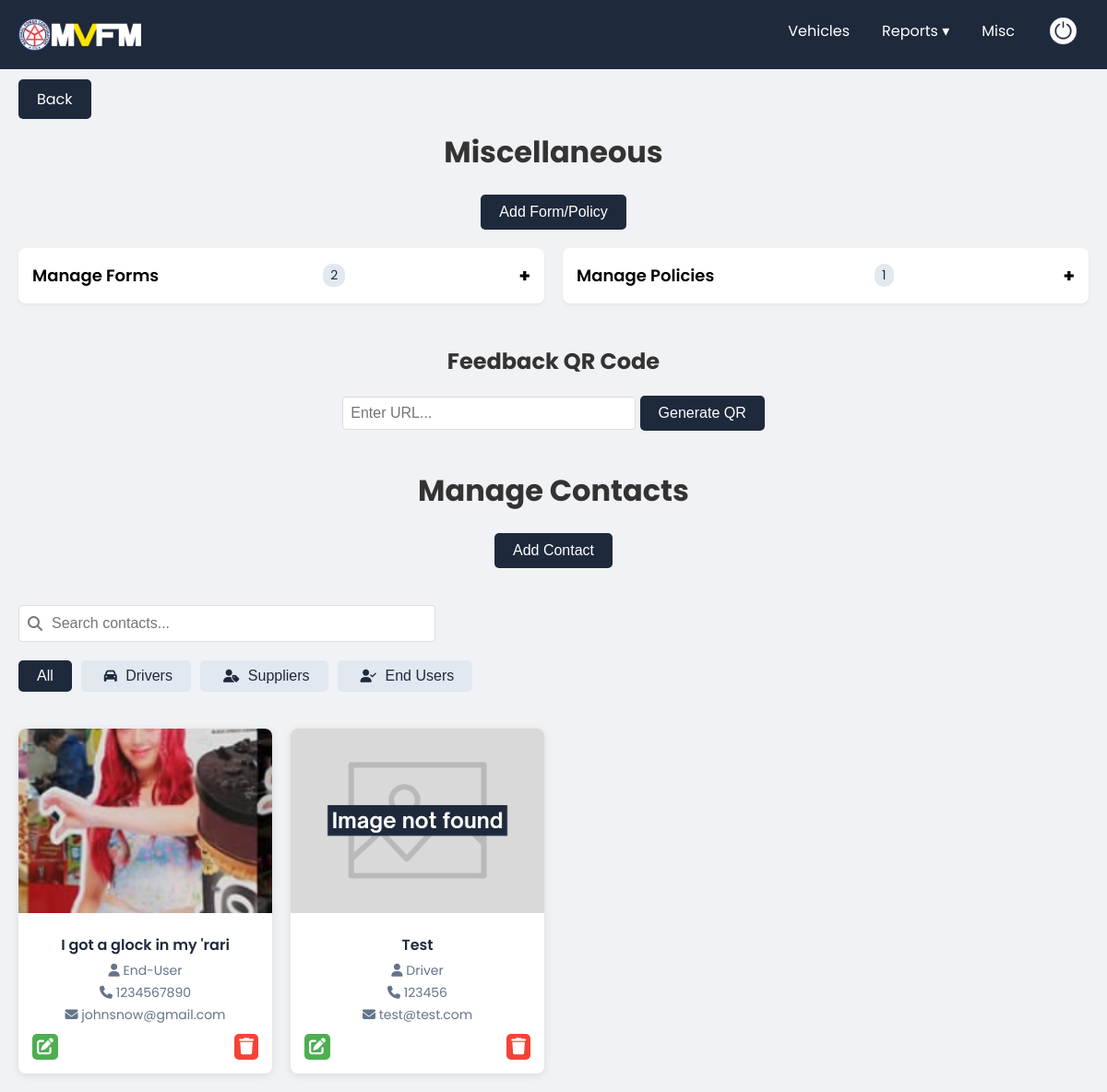
Screenshot of /misc.php (signed in) with the database file from the repository.
### tables this page shows
CREATE TABLE `contact` (
  `contact_id` int(65) NOT NULL,
  `name` varchar(255) NOT NULL,
  `image_url` varchar(255) NOT NULL,
  `contact_type` enum('Driver','Supplier','End-User') NOT NULL,
  `number` varchar(255) NOT NULL,
  `email` varchar(255) NOT NULL
);

### misc.php (the view, shortened to what this page needs)
<?php
require_once "db_connect.php";
$qr_url = isset($_SESSION['qr_url']) ? $_SESSION['qr_url'] : '';
$forms = $conn->query("SELECT * FROM forms WHERE form_type = 'form' ORDER BY form_name");
$policies = $conn->query("SELECT * FROM forms WHERE form_type = 'policy' ORDER BY form_name");
$contacts = $conn->query("SELECT * FROM contact ORDER BY name ASC");
?>
<!DOCTYPE html>
<html lang="en">
<head>
    <link href='https://unpkg.com/boxicons@2.1.4/css/boxicons.min.css' rel='stylesheet'>
    <link rel="stylesheet" href="https://cdnjs.cloudflare.com/ajax/libs/font-awesome/6.4.2/css/all.min.css">
</head>
<body>
    <nav class="navbar">
        <a href="dashboard.php">
            <img class="logo" src="logo simple.png" alt="Logo">
        </a>
        <ul class="nav-links">
            <li><a href="vehicles.php">Vehicles</a></li>
            <li class="dropdown">
                <a>Reports &#9662;</a>
            </li>
            <li><a href="misc.php">Misc</a></li>
            <li>
                <a href="?logout=true">
                    <img src="icons/logout.png" alt="Log out" style="width:35px; height:35px;">
                </a>
            </li>
        </ul>
    </nav>
    <div class="container">
        <div style="text-align: left;">
            <a class="button" href="dashboard.php">Back</a>
        </div>
        <h1>Miscellaneous</h1>
        <button class="button" onclick="openModal()">Add Form/Policy</button>
        <div style="display: flex; gap: 20px; flex-wrap: wrap;">
            <div class="collapsible-card" style="flex: 1; min-width: 300px;">
                <button type="button" class="collapsible" style="font-family: 'Poppins', sans-serif;">Manage Forms <span class="count-badge"><?php echo $forms->num_rows; ?></span></button>
            </div>
            <div class="collapsible-card" style="flex: 1; min-width: 300px;">
                <button type="button" class="collapsible" style="font-family: 'Poppins', sans-serif;">Manage Policies <span class="count-badge"><?php echo $policies->num_rows; ?></span></button>
            </div>
        </div>
        <h2>Feedback QR Code</h2>
        <form method="POST" style="margin-bottom: 20px;">
            <input type="text" name="qr_url" value="<?php echo htmlspecialchars($qr_url); ?>" placeholder="Enter URL..." required style="width: 300px; padding: 8px; border: 1px solid #ddd; border-radius: 4px; font-size: 16px;">
            <button type="submit" name="generate_qr" class="button">Generate QR</button>
        </form>
        <h1>Manage Contacts</h1>
        <button class="button" onclick="openContactModal()">Add Contact</button>
        <div class="search-filter-container">
            <div class="search-bar">
                <input type="text" id="contactSearch" placeholder="Search contacts..." onkeyup="filterContacts()">
                <i class="fas fa-search"></i>
            </div>
        </div>
        <div class="search-filter-container">
            <div class="filter-buttons">
                <button class="filter-btn active" onclick="filterByType('all')">All</button>
                <button class="filter-btn" onclick="filterByType('Driver')">
                    <i class="fas fa-car"></i> Drivers
                </button>
                <button class="filter-btn" onclick="filterByType('Supplier')">
                    <i class="fas fa-user-tag"></i> Suppliers
                </button>
                <button class="filter-btn" onclick="filterByType('End-User')">
                    <i class="fas fa-user-check"></i> End Users
                </button>
            </div>
        </div>
        <div class="contacts-grid">
            <?php if ($contacts->num_rows > 0): ?>
                <?php while ($contact = $contacts->fetch_assoc()): ?>
                    <div class="contact-card" data-name="<?php echo htmlspecialchars(strtolower($contact['name'])); ?>" data-type="<?php echo htmlspecialchars($contact['contact_type']); ?>">
                        <img src="<?php echo htmlspecialchars($contact['image_url']); ?>" alt="<?php echo htmlspecialchars($contact['name']); ?>" class="contact-photo" onerror="this.src='uploads/404.png'">
                        <div class="contact-info">
                            <div class="contact-name"><?php echo htmlspecialchars($contact['name']); ?></div>
                            <div class="contact-detail"><i class="fas fa-user"></i> <?php echo htmlspecialchars($contact['contact_type']); ?></div>
                            <div class="contact-detail"><i class="fas fa-phone"></i> <?php echo htmlspecialchars($contact['number']); ?></div>
                            <div class="contact-detail"><i class="fas fa-envelope"></i> <?php echo htmlspecialchars($contact['email']); ?></div>
                            <div class="contact-actions">
                                <button type="button" onclick="editContact(<?php echo $contact['contact_id']; ?>)" class="edit-btn"><i class="fas fa-edit"></i></button>
                                <form method="POST" style="display: inline;">
                                    <button type="submit" name="delete_contact" class="delete-btn" onclick="return confirm('Are you sure you want to delete this contact?');"><i class="fas fa-trash"></i></button>
                                </form>
                            </div>
                        </div>
                    </div>
                <?php endwhile; ?>
            <?php else: ?>
                <p style="grid-column: 1 / -1;">No contacts found</p>
            <?php endif; ?>
        </div>
    </div>
</body>
</html>

### misc.php (style rules this page uses)
body { font-family: 'Poppins', sans-serif; margin: 0; background-color: #f0f2f5; color: #333; text-align: center; }
.navbar { display: flex; justify-content: space-between; align-items: center; background-color: #1e293b; padding: 10px 20px; }
.logo { display: flex; align-items: center; height: 35px; }
.nav-links { list-style: none; display: flex; gap: 15px; margin: 0; padding: 0; }
.nav-links li { position: relative; }
.nav-links a { color: white; text-decoration: none; font-size: 16px; padding: 10px; }
.nav-links li a { display: flex; align-items: center; height: 50%; }
.nav-links .dropdown { position: relative; }
.container { max-width: 1280px; margin: 0 auto; padding: 20px; width: 100%; box-sizing: border-box; }
.button { margin-bottom: 20px; padding: 10px 20px; font-size: 16px; background-color: #1e293b; color: white; border: none; border-radius: 5px; cursor: pointer; text-decoration: none; }
button { background: none; border: none; padding: 0; cursor: pointer; border-radius: 5px; transition: 0.3s ease-in-out; }
button i { font-size: 18px; margin: 5px; }
.edit-btn { background-color: #4CAF50; color: white; }
.delete-btn { background-color: #f44336; color: white; }
.collapsible { cursor: pointer; padding: 15px; width: 100%; border: none; text-align: left; outline: none; font-size: 18px; font-weight: 600; background-color: #fff; border-radius: 8px; margin-bottom: 5px; box-shadow: 0 2px 4px rgba(0,0,0,0.05); display: flex; justify-content: space-between; align-items: center; }
.collapsible:after { content: '\002B'; font-size: 20px; font-weight: bold; margin-left: 10px; }
.collapsible-card { margin-bottom: 20px; }
.count-badge { background-color: #e2e8f0; color: #1e293b; padding: 2px 8px; border-radius: 10px; font-size: 14px; font-weight: normal; }
.contacts-grid { display: grid; grid-template-columns: repeat(auto-fill, minmax(250px, 1fr)); gap: 20px; margin-top: 20px; }
.contact-card { background: white; border-radius: 8px; overflow: hidden; box-shadow: 0 2px 10px rgba(0,0,0,0.1); }
.contact-photo { width: 100%; height: 200px; object-fit: cover; }
.contact-info { padding: 15px; }
.contact-name { font-weight: 600; margin-bottom: 5px; color: #1e293b; }
.contact-detail { font-size: 14px; color: #64748b; margin-bottom: 3px; }
.contact-actions { display: flex; justify-content: space-between; margin-top: 10px; }
.search-filter-container { margin: 20px 0; display: flex; flex-wrap: wrap; gap: 15px; align-items: center; }
.search-bar { position: relative; flex-grow: 1; max-width: 400px; }
.search-bar input { width: 100%; padding: 10px 15px 10px 35px; border: 1px solid #ddd; border-radius: 4px; font-size: 16px; }
.search-bar i { position: absolute; left: 10px; top: 50%; transform: translateY(-50%); color: #777; }
.filter-buttons { display: flex; gap: 10px; flex-wrap: wrap; }
.filter-btn { margin-bottom: 20px; padding: 5px 20px; font-size: 16px; background-color:#e2e8f0; color: #1e293b; border: none; border-radius: 5px; cursor: pointer; text-decoration: none; }
.filter-btn.active { background: #1e293b; color: white; }
.filter-btn i { font-size: 14px; }

### rows the page displays
contact: image_url (picture), name "I got a glock in my 'rari", contact_type "End-User", number "1234567890", email "johnsnow@gmail.com"
contact: image_url (picture), name "Test", contact_type "Driver", number "123456", email "test@test.com"

### other values shown
$forms->num_rows "2"
$policies->num_rows "1"
